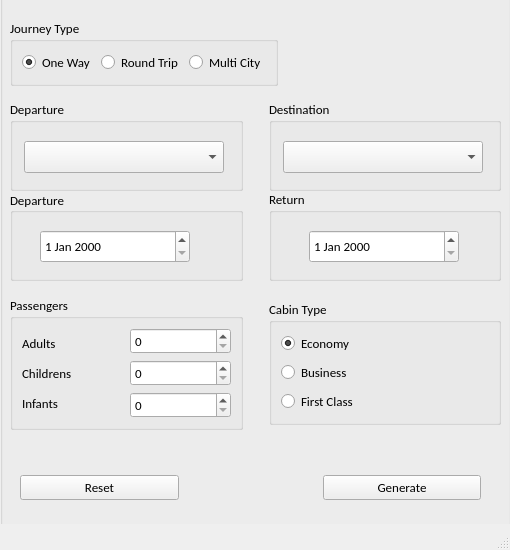
<?xml version="1.0" encoding="UTF-8"?>
<ui version="4.0">
 <class>FlightSearch</class>
 <widget class="QMainWindow" name="FlightSearch">
  <property name="geometry">
   <rect>
    <x>0</x>
    <y>0</y>
    <width>510</width>
    <height>550</height>
   </rect>
  </property>
  <property name="minimumSize">
   <size>
    <width>510</width>
    <height>550</height>
   </size>
  </property>
  <property name="maximumSize">
   <size>
    <width>510</width>
    <height>550</height>
   </size>
  </property>
  <property name="font">
   <font>
    <family>Calibri</family>
    <pointsize>12</pointsize>
   </font>
  </property>
  <property name="windowTitle">
   <string>Flight Search JSON Report Generator</string>
  </property>
  <property name="windowIcon">
   <iconset>
    <normaloff>flight.png</normaloff>flight.png</iconset>
  </property>
  <widget class="QWidget" name="centralwidget">
   <property name="font">
    <font>
     <family>Calibri</family>
     <pointsize>10</pointsize>
    </font>
   </property>
   <widget class="QGroupBox" name="groupBox_2">
    <property name="geometry">
     <rect>
      <x>0</x>
      <y>-30</y>
      <width>511</width>
      <height>561</height>
     </rect>
    </property>
    <property name="title">
     <string/>
    </property>
    <widget class="QWidget" name="">
     <property name="geometry">
      <rect>
       <x>10</x>
       <y>310</y>
       <width>491</width>
       <height>166</height>
      </rect>
     </property>
     <layout class="QHBoxLayout" name="horizontalLayout_7">
      <item>
       <widget class="QGroupBox" name="groupBox_passengers">
        <property name="sizePolicy">
         <sizepolicy hsizetype="Preferred" vsizetype="Fixed">
          <horstretch>0</horstretch>
          <verstretch>0</verstretch>
         </sizepolicy>
        </property>
        <property name="title">
         <string>Passengers</string>
        </property>
        <layout class="QHBoxLayout" name="horizontalLayout_5">
         <item>
          <layout class="QVBoxLayout" name="verticalLayout">
           <item>
            <widget class="QLabel" name="label_5">
             <property name="text">
              <string>Adults</string>
             </property>
            </widget>
           </item>
           <item>
            <widget class="QLabel" name="label_6">
             <property name="sizePolicy">
              <sizepolicy hsizetype="Minimum" vsizetype="Fixed">
               <horstretch>0</horstretch>
               <verstretch>0</verstretch>
              </sizepolicy>
             </property>
             <property name="text">
              <string>Childrens</string>
             </property>
            </widget>
           </item>
           <item>
            <widget class="QLabel" name="label_7">
             <property name="text">
              <string>Infants</string>
             </property>
            </widget>
           </item>
          </layout>
         </item>
         <item>
          <layout class="QVBoxLayout" name="verticalLayout_3">
           <item>
            <widget class="QSpinBox" name="sb_adults"/>
           </item>
           <item>
            <widget class="QSpinBox" name="sb_childrens"/>
           </item>
           <item>
            <widget class="QSpinBox" name="sb_infants"/>
           </item>
          </layout>
         </item>
        </layout>
       </widget>
      </item>
      <item>
       <spacer name="horizontalSpacer_4">
        <property name="orientation">
         <enum>Qt::Horizontal</enum>
        </property>
        <property name="sizeType">
         <enum>QSizePolicy::Fixed</enum>
        </property>
        <property name="sizeHint" stdset="0">
         <size>
          <width>20</width>
          <height>20</height>
         </size>
        </property>
       </spacer>
      </item>
      <item>
       <widget class="QGroupBox" name="groupBox_5">
        <property name="sizePolicy">
         <sizepolicy hsizetype="Preferred" vsizetype="Fixed">
          <horstretch>0</horstretch>
          <verstretch>0</verstretch>
         </sizepolicy>
        </property>
        <property name="title">
         <string>Cabin Type</string>
        </property>
        <layout class="QVBoxLayout" name="verticalLayout_2">
         <item>
          <widget class="QRadioButton" name="rb_economy">
           <property name="text">
            <string>Economy</string>
           </property>
           <property name="checked">
            <bool>true</bool>
           </property>
          </widget>
         </item>
         <item>
          <widget class="QRadioButton" name="rb_business">
           <property name="text">
            <string>Business</string>
           </property>
          </widget>
         </item>
         <item>
          <widget class="QRadioButton" name="rb_firstclass">
           <property name="text">
            <string>First Class</string>
           </property>
          </widget>
         </item>
        </layout>
       </widget>
      </item>
     </layout>
    </widget>
    <widget class="QWidget" name="">
     <property name="geometry">
      <rect>
       <x>20</x>
       <y>500</y>
       <width>461</width>
       <height>35</height>
      </rect>
     </property>
     <layout class="QHBoxLayout" name="horizontalLayout_6">
      <item>
       <widget class="QPushButton" name="btn_reset">
        <property name="text">
         <string>Reset</string>
        </property>
       </widget>
      </item>
      <item>
       <spacer name="horizontalSpacer_9">
        <property name="orientation">
         <enum>Qt::Horizontal</enum>
        </property>
        <property name="sizeType">
         <enum>QSizePolicy::Fixed</enum>
        </property>
        <property name="sizeHint" stdset="0">
         <size>
          <width>138</width>
          <height>20</height>
         </size>
        </property>
       </spacer>
      </item>
      <item>
       <widget class="QPushButton" name="btn_generate">
        <property name="text">
         <string>Generate</string>
        </property>
       </widget>
      </item>
     </layout>
    </widget>
    <widget class="QWidget" name="">
     <property name="geometry">
      <rect>
       <x>10</x>
       <y>130</y>
       <width>491</width>
       <height>91</height>
      </rect>
     </property>
     <layout class="QHBoxLayout" name="horizontalLayout">
      <item>
       <widget class="QGroupBox" name="groupBox_departure">
        <property name="sizePolicy">
         <sizepolicy hsizetype="Preferred" vsizetype="Preferred">
          <horstretch>0</horstretch>
          <verstretch>0</verstretch>
         </sizepolicy>
        </property>
        <property name="title">
         <string>Departure</string>
        </property>
        <widget class="QComboBox" name="cmb_departure">
         <property name="geometry">
          <rect>
           <x>14</x>
           <y>41</y>
           <width>200</width>
           <height>32</height>
          </rect>
         </property>
         <property name="sizePolicy">
          <sizepolicy hsizetype="Preferred" vsizetype="Preferred">
           <horstretch>0</horstretch>
           <verstretch>0</verstretch>
          </sizepolicy>
         </property>
        </widget>
       </widget>
      </item>
      <item>
       <spacer name="horizontalSpacer">
        <property name="orientation">
         <enum>Qt::Horizontal</enum>
        </property>
        <property name="sizeType">
         <enum>QSizePolicy::Fixed</enum>
        </property>
        <property name="sizeHint" stdset="0">
         <size>
          <width>20</width>
          <height>20</height>
         </size>
        </property>
       </spacer>
      </item>
      <item>
       <widget class="QGroupBox" name="groupBox_destination">
        <property name="sizePolicy">
         <sizepolicy hsizetype="Preferred" vsizetype="Preferred">
          <horstretch>0</horstretch>
          <verstretch>0</verstretch>
         </sizepolicy>
        </property>
        <property name="title">
         <string>Destination</string>
        </property>
        <widget class="QComboBox" name="cmb_destination">
         <property name="geometry">
          <rect>
           <x>14</x>
           <y>41</y>
           <width>200</width>
           <height>32</height>
          </rect>
         </property>
        </widget>
       </widget>
      </item>
     </layout>
    </widget>
    <widget class="QWidget" name="">
     <property name="geometry">
      <rect>
       <x>10</x>
       <y>41</y>
       <width>491</width>
       <height>83</height>
      </rect>
     </property>
     <layout class="QHBoxLayout" name="horizontalLayout_3">
      <item>
       <widget class="QGroupBox" name="groupBox_journey">
        <property name="sizePolicy">
         <sizepolicy hsizetype="Fixed" vsizetype="Fixed">
          <horstretch>0</horstretch>
          <verstretch>0</verstretch>
         </sizepolicy>
        </property>
        <property name="title">
         <string>Journey Type</string>
        </property>
        <layout class="QHBoxLayout" name="horizontalLayout_2">
         <item>
          <widget class="QRadioButton" name="rb_oneway">
           <property name="text">
            <string>One Way</string>
           </property>
           <property name="checked">
            <bool>true</bool>
           </property>
          </widget>
         </item>
         <item>
          <widget class="QRadioButton" name="rb_roundtrip">
           <property name="text">
            <string>Round Trip</string>
           </property>
          </widget>
         </item>
         <item>
          <widget class="QRadioButton" name="rb_multicity">
           <property name="text">
            <string>Multi City</string>
           </property>
          </widget>
         </item>
        </layout>
       </widget>
      </item>
      <item>
       <spacer name="horizontalSpacer_2">
        <property name="orientation">
         <enum>Qt::Horizontal</enum>
        </property>
        <property name="sizeHint" stdset="0">
         <size>
          <width>40</width>
          <height>20</height>
         </size>
        </property>
       </spacer>
      </item>
     </layout>
    </widget>
    <widget class="QWidget" name="">
     <property name="geometry">
      <rect>
       <x>10</x>
       <y>220</y>
       <width>491</width>
       <height>91</height>
      </rect>
     </property>
     <layout class="QHBoxLayout" name="horizontalLayout_4">
      <item>
       <widget class="QGroupBox" name="groupBox_date">
        <property name="sizePolicy">
         <sizepolicy hsizetype="Preferred" vsizetype="Preferred">
          <horstretch>0</horstretch>
          <verstretch>0</verstretch>
         </sizepolicy>
        </property>
        <property name="title">
         <string>Departure</string>
        </property>
        <property name="alignment">
         <set>Qt::AlignLeading|Qt::AlignLeft|Qt::AlignVCenter</set>
        </property>
        <widget class="QDateEdit" name="dt_departure">
         <property name="geometry">
          <rect>
           <x>30</x>
           <y>40</y>
           <width>150</width>
           <height>33</height>
          </rect>
         </property>
        </widget>
       </widget>
      </item>
      <item>
       <spacer name="horizontalSpacer_3">
        <property name="orientation">
         <enum>Qt::Horizontal</enum>
        </property>
        <property name="sizeType">
         <enum>QSizePolicy::Fixed</enum>
        </property>
        <property name="sizeHint" stdset="0">
         <size>
          <width>20</width>
          <height>20</height>
         </size>
        </property>
       </spacer>
      </item>
      <item>
       <widget class="QGroupBox" name="groupBox">
        <property name="sizePolicy">
         <sizepolicy hsizetype="Preferred" vsizetype="Preferred">
          <horstretch>0</horstretch>
          <verstretch>0</verstretch>
         </sizepolicy>
        </property>
        <property name="title">
         <string>Return</string>
        </property>
        <widget class="QDateEdit" name="dt_return">
         <property name="geometry">
          <rect>
           <x>40</x>
           <y>40</y>
           <width>150</width>
           <height>33</height>
          </rect>
         </property>
        </widget>
       </widget>
      </item>
     </layout>
    </widget>
   </widget>
   <zorder>groupBox_2</zorder>
   <zorder>splitter</zorder>
   <zorder>horizontalSpacer</zorder>
   <zorder>horizontalSpacer_2</zorder>
   <zorder>horizontalSpacer_3</zorder>
   <zorder>horizontalSpacer_4</zorder>
  </widget>
  <widget class="QStatusBar" name="statusbar"/>
 </widget>
 <resources/>
 <connections/>
</ui>
